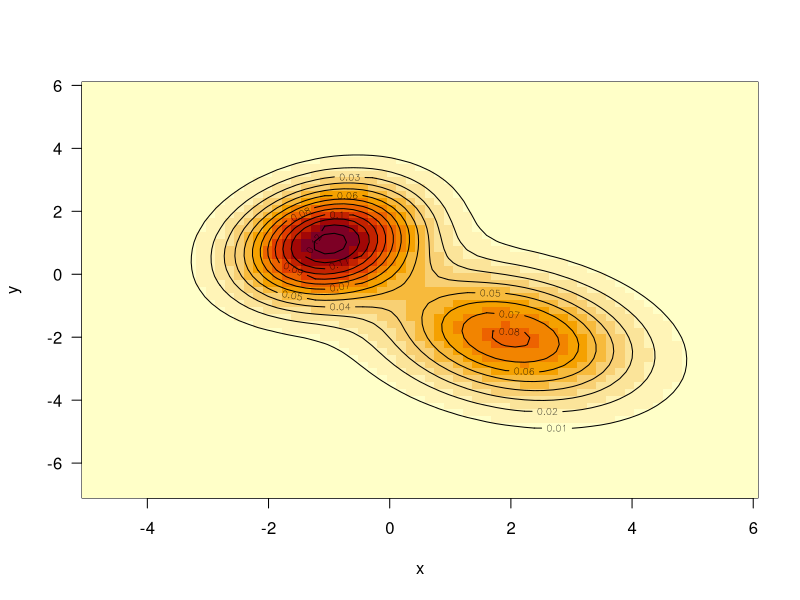

Source code (R):
make.mvn <- function(mean, vcv) {
  logdet <- as.numeric(determinant(vcv, TRUE)$modulus)
  tmp <- length(mean) * log(2 * pi) + logdet
  vcv.i <- solve(vcv)
  
  function(x) {
    dx <- x - mean
    exp(-(tmp + rowSums((dx %*% vcv.i) * dx))/2)
  }
}

mu1 <- c(-1, 1)
mu2 <- c(2, -2)
vcv1 <- matrix(c(1, .25, .25, 1.5), 2, 2)
vcv2 <- matrix(c(2, -.5, -.5, 2), 2, 2)
f1 <- make.mvn(mu1, vcv1)
f2 <- make.mvn(mu2, vcv2)
f <- function(x)
  f1(x) + f2(x)

x <- seq(-5, 6, length=71)
y <- seq(-7, 6, length=61)
xy <- expand.grid(x=x, y=y)
z <- matrix(apply(as.matrix(xy), 1, f), length(x), length(y))

image(x, y, z, las=1)
contour(x, y, z, add=TRUE)